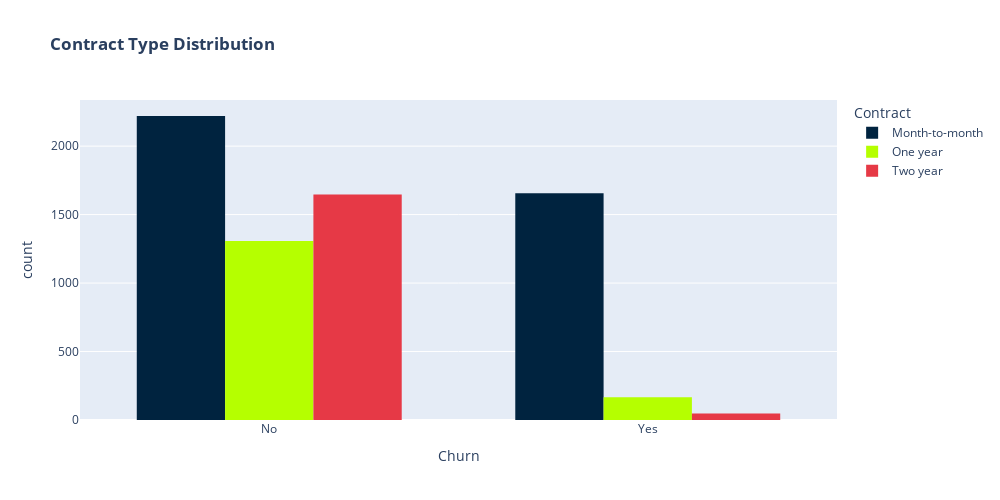

This figure's notebook cell:
### Code cell
color_discrete_map = {
    "Month-to-month": "#00233f",
    "One year": "#b5ff00",
    "Two year": "#e63946"
}

fig = px.histogram(df, x="Churn", color="Contract", barmode="group", title="<b>Contract Type Distribution<b>", color_discrete_map=color_discrete_map)
fig.update_layout(width=1000, height=500, bargap=0.3)
fig.show()

### Figure 1 — Plotly figure (JSON) as saved in the notebook; plotly's stock layout.template omitted (floating-point values rounded to 4 significant figures; data arrays with more than 128 entries replaced by an {"elided": "..."} marker saying what was removed)
{"data": [{"alignmentgroup": "True", "bingroup": "x", "hovertemplate": "Contract=Month-to-month<br>Churn=%{x}<br>count=%{y}<extra></extra>", "legendgroup": "Month-to-month", "marker": {"color": "#00233f", "pattern": {"shape": ""}}, "name": "Month-to-month", "offsetgroup": "Month-to-month", "orientation": "v", "showlegend": true, "type": "histogram", "x": {"elided": "3875 str values"}, "xaxis": "x", "yaxis": "y"}, {"alignmentgroup": "True", "bingroup": "x", "hovertemplate": "Contract=One year<br>Churn=%{x}<br>count=%{y}<extra></extra>", "legendgroup": "One year", "marker": {"color": "#b5ff00", "pattern": {"shape": ""}}, "name": "One year", "offsetgroup": "One year", "orientation": "v", "showlegend": true, "type": "histogram", "x": {"elided": "1473 str values"}, "xaxis": "x", "yaxis": "y"}, {"alignmentgroup": "True", "bingroup": "x", "hovertemplate": "Contract=Two year<br>Churn=%{x}<br>count=%{y}<extra></extra>", "legendgroup": "Two year", "marker": {"color": "#e63946", "pattern": {"shape": ""}}, "name": "Two year", "offsetgroup": "Two year", "orientation": "v", "showlegend": true, "type": "histogram", "x": {"elided": "1695 str values"}, "xaxis": "x", "yaxis": "y"}], "layout": {"bargap": 0.3, "barmode": "group", "height": 500, "legend": {"title": {"text": "Contract"}, "tracegroupgap": 0}, "title": {"text": "<b>Contract Type Distribution<b>"}, "width": 1000, "xaxis": {"anchor": "y", "autorange": true, "domain": [0, 1], "range": [-0.5, 1.5], "title": {"text": "Churn"}, "type": "category"}, "yaxis": {"anchor": "x", "autorange": true, "domain": [0, 1], "range": [0, 2337.0], "title": {"text": "count"}}}}
